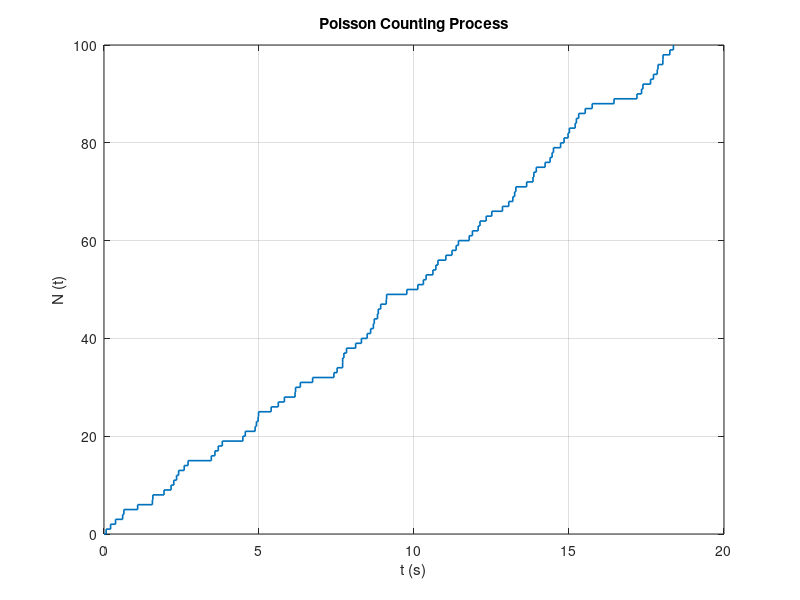

This figure's MATLAB source:
pkg load statistics

clc;
clear all;
close all;

nfig = 0;
# Poisson Counting A
sample_sizes = [100,200,300,500,1000,10000,100000,1000000];

#fd = fopen("../images/Poisson_Counting_B.txt","w");

for j = 1:length(sample_sizes) 
  lambda = 5;
  mean = 1/lambda;
  sample_size = sample_sizes(j);
  
  rnd_events = exprnd(mean,1,sample_size);
  t = zeros(1,sample_size+1);
  
  for i = 1:sample_size
    t(i+1) = t(i) + rnd_events(i);
  endfor
  
  N = 0:1:sample_size;
  
  
  if sample_size == 100
    # nfig=nfig+1; figure(nfig);  
    stairs(t,N,"linewidth",1.2);
    title("Poisson Counting Process");
    xlabel("t (s)");
    ylabel("N (t)");
    grid on;
    
 # saveas(nfig,"../images/Poisson_Counting_A.png");
  endif
  
  # Poisson Counting B
  
  average = sample_size/t(end);
  
  fprintf("Average for %d events: %d\n", sample_size, average);

endfor

# fclose(fd);


